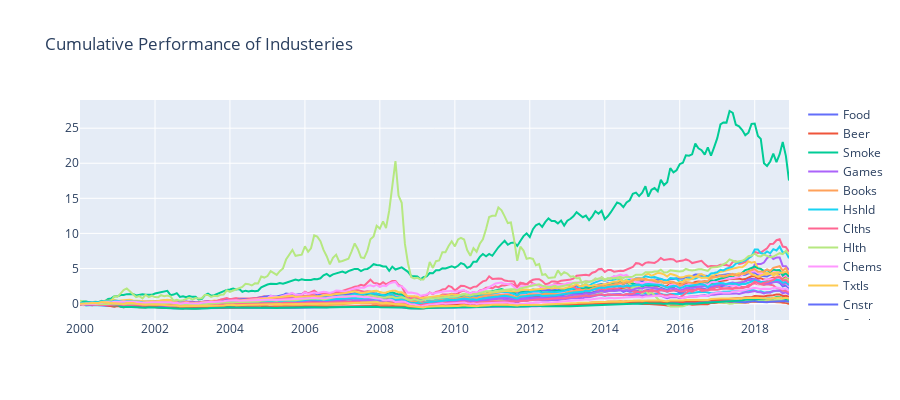

The code cell stored with this chart in its notebook:
### Code cell
import plotly.graph_objects as go

fig_data = [go.Scatter(name = col,x=ind.index.strftime('%Y-%m'), y=((ind[col]+1).cumprod() -1)) for col in ind.columns]
fig = go.Figure(data=fig_data, layout=go.Layout(height=400, width=900,  title='Cumulative Performance of Industeries'))
fig.show()

### Figure 1 — Plotly figure (JSON) as saved in the notebook; plotly's stock layout.template omitted (floating-point values rounded to 4 significant figures; data arrays with more than 128 entries replaced by an {"elided": "..."} marker saying what was removed)
{"data": [{"name": "Food", "type": "scatter", "x": {"elided": "228 str values"}, "y": {"elided": "228 float values"}}, {"name": "Beer", "type": "scatter", "x": {"elided": "228 str values"}, "y": {"elided": "228 float values"}}, {"name": "Smoke", "type": "scatter", "x": {"elided": "228 str values"}, "y": {"elided": "228 float values"}}, {"name": "Games", "type": "scatter", "x": {"elided": "228 str values"}, "y": {"elided": "228 float values"}}, {"name": "Books", "type": "scatter", "x": {"elided": "228 str values"}, "y": {"elided": "228 float values"}}, {"name": "Hshld", "type": "scatter", "x": {"elided": "228 str values"}, "y": {"elided": "228 float values"}}, {"name": "Clths", "type": "scatter", "x": {"elided": "228 str values"}, "y": {"elided": "228 float values"}}, {"name": "Hlth", "type": "scatter", "x": {"elided": "228 str values"}, "y": {"elided": "228 float values"}}, {"name": "Chems", "type": "scatter", "x": {"elided": "228 str values"}, "y": {"elided": "228 float values"}}, {"name": "Txtls", "type": "scatter", "x": {"elided": "228 str values"}, "y": {"elided": "228 float values"}}, {"name": "Cnstr", "type": "scatter", "x": {"elided": "228 str values"}, "y": {"elided": "228 float values"}}, {"name": "Steel", "type": "scatter", "x": {"elided": "228 str values"}, "y": {"elided": "228 float values"}}, {"name": "FabPr", "type": "scatter", "x": {"elided": "228 str values"}, "y": {"elided": "228 float values"}}, {"name": "ElcEq", "type": "scatter", "x": {"elided": "228 str values"}, "y": {"elided": "228 float values"}}, {"name": "Autos", "type": "scatter", "x": {"elided": "228 str values"}, "y": {"elided": "228 float values"}}, {"name": "Carry", "type": "scatter", "x": {"elided": "228 str values"}, "y": {"elided": "228 float values"}}, {"name": "Mines", "type": "scatter", "x": {"elided": "228 str values"}, "y": {"elided": "228 float values"}}, {"name": "Coal", "type": "scatter", "x": {"elided": "228 str values"}, "y": {"elided": "228 float values"}}, {"name": "Oil", "type": "scatter", "x": {"elided": "228 str values"}, "y": {"elided": "228 float values"}}, {"name": "Util", "type": "scatter", "x": {"elided": "228 str values"}, "y": {"elided": "228 float values"}}, {"name": "Telcm", "type": "scatter", "x": {"elided": "228 str values"}, "y": {"elided": "228 float values"}}, {"name": "Servs", "type": "scatter", "x": {"elided": "228 str values"}, "y": {"elided": "228 float values"}}, {"name": "BusEq", "type": "scatter", "x": {"elided": "228 str values"}, "y": {"elided": "228 float values"}}, {"name": "Paper", "type": "scatter", "x": {"elided": "228 str values"}, "y": {"elided": "228 float values"}}, {"name": "Trans", "type": "scatter", "x": {"elided": "228 str values"}, "y": {"elided": "228 float values"}}, {"name": "Whlsl", "type": "scatter", "x": {"elided": "228 str values"}, "y": {"elided": "228 float values"}}, {"name": "Rtail", "type": "scatter", "x": {"elided": "228 str values"}, "y": {"elided": "228 float values"}}, {"name": "Meals", "type": "scatter", "x": {"elided": "228 str values"}, "y": {"elided": "228 float values"}}, {"name": "Fin", "type": "scatter", "x": {"elided": "228 str values"}, "y": {"elided": "228 float values"}}, {"name": "Other", "type": "scatter", "x": {"elided": "228 str values"}, "y": {"elided": "228 float values"}}], "layout": {"height": 400, "title": {"text": "Cumulative Performance of Industeries"}, "width": 900}}
